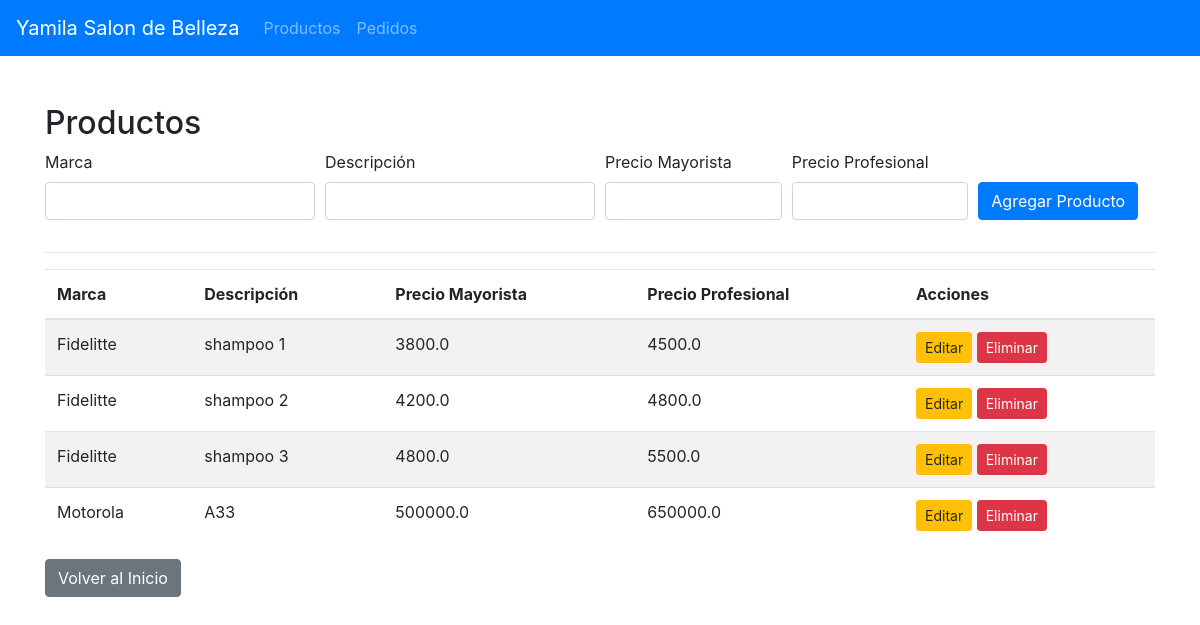
Page /products on the committed database.
### app/models.py (models this page shows)
class Product(db.Model):
    id = db.Column(db.Integer, primary_key=True)
    brand = db.Column(db.String(80), nullable=False)
    description = db.Column(db.String(200), nullable=False)
    wholesale_price = db.Column(db.Float, nullable=False)
    professional_price = db.Column(db.Float, nullable=False)
    orders = db.relationship('Order', backref='product', lazy=True)

### app/routes.py (the view, shortened to what this page needs)
@main.route('/products', methods=['GET', 'POST'])
def products():
    products = Product.query.all()
    return render_template('products.html', products=products)

### app/templates/products.html
{% extends 'base.html' %}
{% block content %}
<h2>Productos</h2>
<form method="post">
  <div class="form-row">
    <div class="form-group col-md-3">
      <label for="brand">Marca</label>
      <input type="text" class="form-control" id="brand" name="brand" required>
    </div>
    <div class="form-group col-md-3">
      <label for="description">Descripción</label>
      <input type="text" class="form-control" id="description" name="description" required>
    </div>
    <div class="form-group col-md-2">
      <label for="wholesale_price">Precio Mayorista</label>
      <input type="number" class="form-control" id="wholesale_price" name="wholesale_price" step="0.01" required>
    </div>
    <div class="form-group col-md-2">
      <label for="professional_price">Precio Profesional</label>
      <input type="number" class="form-control" id="professional_price" name="professional_price" step="0.01" required>
    </div>
    <div class="form-group col-md-2 align-self-end">
      <button type="submit" class="btn btn-primary">Agregar Producto</button>
    </div>
  </div>
</form>
<hr>
<table class="table table-striped">
  <thead>
    <tr>
      <th>Marca</th>
      <th>Descripción</th>
      <th>Precio Mayorista</th>
      <th>Precio Profesional</th>
      <th>Acciones</th>
    </tr>
  </thead>
  <tbody>
    {% for product in products %}
    <tr>
      <td>{{ product.brand }}</td>
      <td>{{ product.description }}</td>
      <td>{{ product.wholesale_price }}</td>
      <td>{{ product.professional_price }}</td>
      <td>
        <a href="{{ url_for('main.edit_product', product_id=product.id) }}" class="btn btn-warning btn-sm">Editar</a>
        <a href="{{ url_for('main.delete_product', product_id=product.id) }}" class="btn btn-danger btn-sm">Eliminar</a>
      </td>
    </tr>
    {% endfor %}
  </tbody>
</table>
<a href="{{ url_for('main.index') }}" class="btn btn-secondary">Volver al Inicio</a>
{% endblock %}

### rows in the picture
Product: brand "Fidelitte", description "shampoo 1", wholesale_price "3800.0", professional_price "4500.0"
Product: brand "Fidelitte", description "shampoo 2", wholesale_price "4200.0", professional_price "4800.0"
Product: brand "Fidelitte", description "shampoo 3", wholesale_price "4800.0", professional_price "5500.0"
Product: brand "Motorola", description "A33", wholesale_price "500000.0", professional_price "650000.0"
